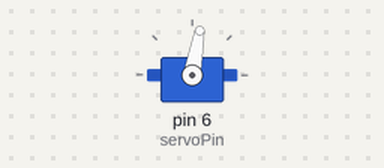
A sketch run on a simulated Arduino Uno, built with avr-gcc and run on an emulated ATmega328P. On the bench: servo.

Above: at 0.05 s.
Timing chart, 0 to 3.2 s (numbered marks = the images above):
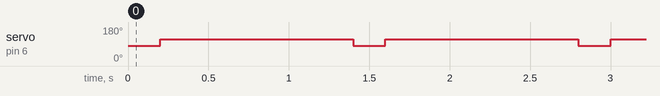

The sketch:

LCBB_Talking-Skull_2_servo-test.ino
```cpp
/***************************************************
  LCBB_Talking-Skull_servo-test
  By tweeks-pub1@theweeks.org

  Based on open source library:
  Servo.h - by Michael Margolis
 ******************************
  Instructions:
  Servo test is on pin 6
  Simple program to test a servo between two position values (open and close).
  Experiment with values between 0-180 at first. Set (or rename) the values
  mouthOpened and mouthClosed (used to move a mouth servo). Write down the
  values you need and use them in your programs.

  After you get this working, move on to the LCBB_servo-skull-test program.
 */

// include the servo library
#include "Servo.h"
Servo myServo;  // create a servo object


//Mouth Settings
const int servoPin=6;   // Connecting the servo to this digital I/O pin

//**** Settings for 6" Skull, Right jaw-joint servo-axis pivot mount
//****    -expect max of around 40-60 degrees of travel for this jaw setup
int mouthClosed=115 ;   // These values will have to be discovered for your servo configuration.
int mouthOpened=80 ;    // These values will have to be discovered for your servo configuration.
int mouthDelay=200;      // Amount of time to allow one open or closed move (1/2 cycle)


void setup() {
  myServo.attach(servoPin); // attaches the servo on pin 6 to the servo object
  Serial.begin(9600); // open a serial connection to your computer
}


// *************** MAIN LOOP *******************
void loop() {
  myServo.write(mouthOpened);
  delay(200);

  myServo.write(mouthClosed);
  delay(200);

  delay(1000);    // recommend this when first testing so you know which value is open vs closed
}
```

Measured:
- by itself, servo on pin 6 (servoPin): alternates 115° for 1.2 s and 80° for 0.20 s
